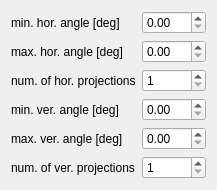
                      <widget class="QWidget" name="range">
                       <layout class="QVBoxLayout" name="verticalLayout_11">
                        <item>
                         <layout class="QFormLayout" name="formLayout_5">
                          <item row="0" column="0">
                           <widget class="QLabel" name="label_24">
                            <property name="text">
                             <string>min. hor. angle [deg]</string>
                            </property>
                           </widget>
                          </item>
                          <item row="1" column="0">
                           <widget class="QLabel" name="label_25">
                            <property name="text">
                             <string>max. hor. angle [deg]</string>
                            </property>
                           </widget>
                          </item>
                          <item row="2" column="0">
                           <widget class="QLabel" name="label_26">
                            <property name="text">
                             <string>num. of hor. projections</string>
                            </property>
                           </widget>
                          </item>
                          <item row="2" column="1">
                           <widget class="QSpinBox" name="n_proj_rangeImg_spinBox_13">
                            <property name="minimum">
                             <number>1</number>
                            </property>
                           </widget>
                          </item>
                          <item row="3" column="0">
                           <widget class="QLabel" name="label_27">
                            <property name="text">
                             <string>min. ver. angle [deg]</string>
                            </property>
                           </widget>
                          </item>
                          <item row="4" column="0">
                           <widget class="QLabel" name="label_28">
                            <property name="text">
                             <string>max. ver. angle [deg]</string>
                            </property>
                           </widget>
                          </item>
                          <item row="5" column="0">
                           <widget class="QLabel" name="label_29">
                            <property name="text">
                             <string>num. of ver. projections</string>
                            </property>
                           </widget>
                          </item>
                          <item row="5" column="1">
                           <widget class="QSpinBox" name="n_h_proj_rangeImg_spinBox_16">
                            <property name="minimum">
                             <number>1</number>
                            </property>
                           </widget>
                          </item>
                          <item row="0" column="1">
                           <widget class="QDoubleSpinBox" name="min_deg_rangeImg_doubleSpinBox_11"/>
                          </item>
                          <item row="1" column="1">
                           <widget class="QDoubleSpinBox" name="max_deg_rangeImgdoubleSpinBox_12">
                            <property name="maximum">
                             <double>360.000000000000000</double>
                            </property>
                           </widget>
                          </item>
                          <item row="3" column="1">
                           <widget class="QDoubleSpinBox" name="min_h_rangeImgdoubleSpinBox_14"/>
                          </item>
                          <item row="4" column="1">
                           <widget class="QDoubleSpinBox" name="max_h_rangeImg_doubleSpinBox_15">
                            <property name="maximum">
                             <double>90.000000000000000</double>
                            </property>
                           </widget>
                          </item>
                         </layout>
                        </item>
                       </layout>
                      </widget>
